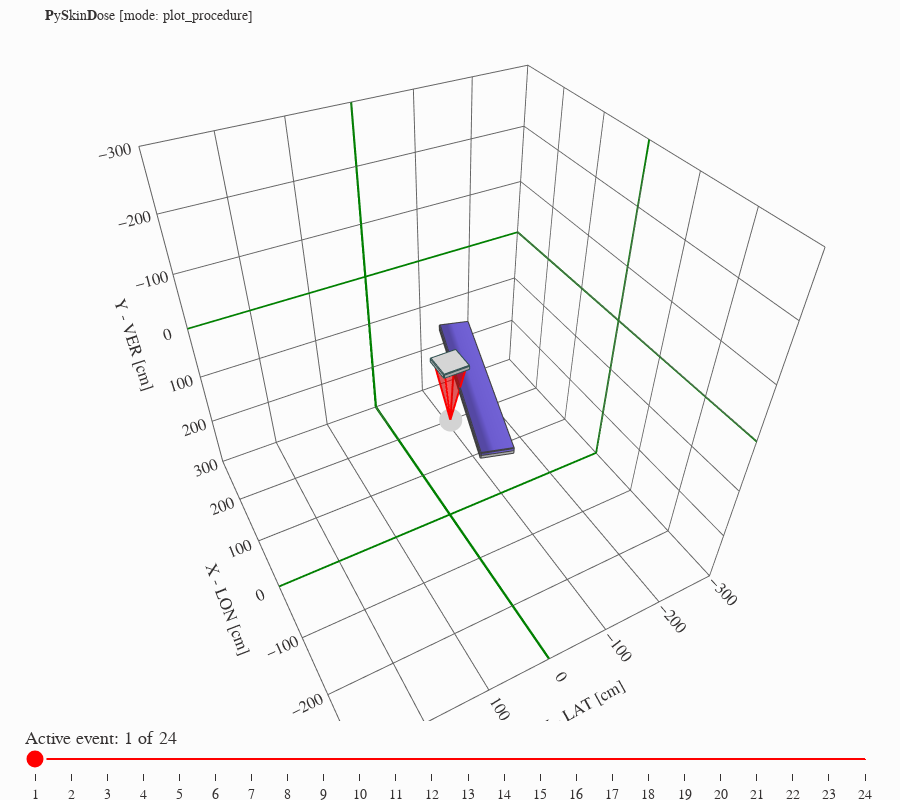

The notebook cell this image was saved under:
### Markdown cell above
### run PySkinDose

### Code cell
main(settings=settings)
